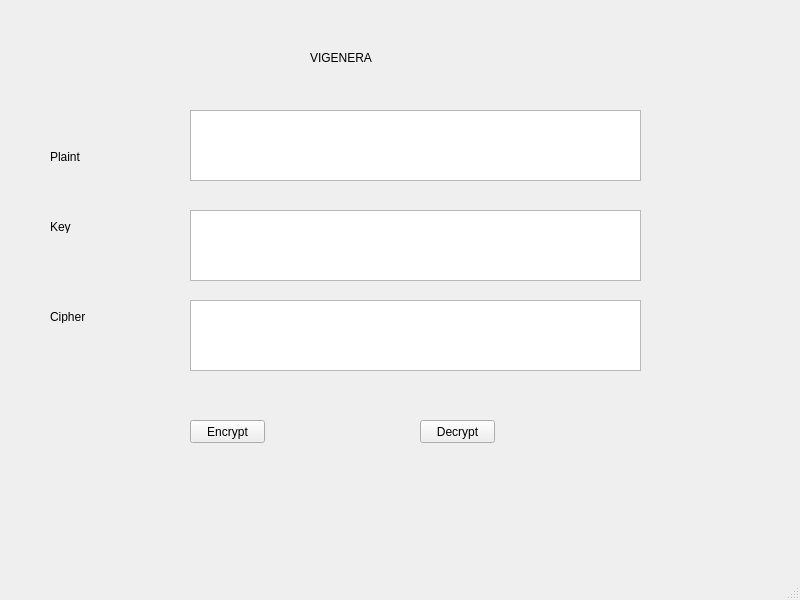
<?xml version="1.0" encoding="UTF-8"?>
<ui version="4.0">
 <class>MainWindow</class>
 <widget class="QMainWindow" name="MainWindow">
  <property name="geometry">
   <rect>
    <x>0</x>
    <y>0</y>
    <width>800</width>
    <height>600</height>
   </rect>
  </property>
  <property name="windowTitle">
   <string>MainWindow</string>
  </property>
  <widget class="QWidget" name="centralwidget">
   <widget class="QLabel" name="label">
    <property name="geometry">
     <rect>
      <x>50</x>
      <y>150</y>
      <width>47</width>
      <height>13</height>
     </rect>
    </property>
    <property name="text">
     <string>Plaint</string>
    </property>
   </widget>
   <widget class="QLabel" name="label_2">
    <property name="geometry">
     <rect>
      <x>50</x>
      <y>220</y>
      <width>47</width>
      <height>13</height>
     </rect>
    </property>
    <property name="text">
     <string>Key</string>
    </property>
   </widget>
   <widget class="QLabel" name="label_3">
    <property name="geometry">
     <rect>
      <x>50</x>
      <y>310</y>
      <width>47</width>
      <height>13</height>
     </rect>
    </property>
    <property name="text">
     <string>Cipher</string>
    </property>
   </widget>
   <widget class="QTextEdit" name="txt_plain_text">
    <property name="geometry">
     <rect>
      <x>190</x>
      <y>110</y>
      <width>451</width>
      <height>71</height>
     </rect>
    </property>
   </widget>
   <widget class="QTextEdit" name="txt_key_text">
    <property name="geometry">
     <rect>
      <x>190</x>
      <y>210</y>
      <width>451</width>
      <height>71</height>
     </rect>
    </property>
   </widget>
   <widget class="QTextEdit" name="txt_cipher_text">
    <property name="geometry">
     <rect>
      <x>190</x>
      <y>300</y>
      <width>451</width>
      <height>71</height>
     </rect>
    </property>
   </widget>
   <widget class="QPushButton" name="pushButton">
    <property name="geometry">
     <rect>
      <x>190</x>
      <y>420</y>
      <width>75</width>
      <height>23</height>
     </rect>
    </property>
    <property name="text">
     <string>Encrypt</string>
    </property>
   </widget>
   <widget class="QPushButton" name="pushButton_2">
    <property name="geometry">
     <rect>
      <x>420</x>
      <y>420</y>
      <width>75</width>
      <height>23</height>
     </rect>
    </property>
    <property name="text">
     <string>Decrypt</string>
    </property>
   </widget>
   <widget class="QLabel" name="label_4">
    <property name="geometry">
     <rect>
      <x>310</x>
      <y>50</y>
      <width>201</width>
      <height>16</height>
     </rect>
    </property>
    <property name="text">
     <string>VIGENERA</string>
    </property>
   </widget>
  </widget>
  <widget class="QMenuBar" name="menubar">
   <property name="geometry">
    <rect>
     <x>0</x>
     <y>0</y>
     <width>800</width>
     <height>21</height>
    </rect>
   </property>
  </widget>
  <widget class="QStatusBar" name="statusbar"/>
 </widget>
 <resources/>
 <connections/>
</ui>
